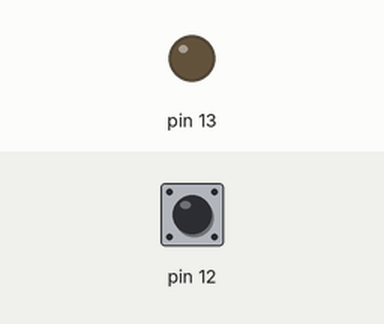
Simulated run of this sketch. Board: Arduino Uno, built with avr-gcc and run on an emulated ATmega328P. Shown: output pins drawn as LEDs (lit = HIGH). Inputs (shaded band) come from the test bench; at power-on: pin 12 HIGH.

Above: at 1.2 s.
1.3 s: pin 12 pulled LOW for 0.15 s
At 1.37 s:
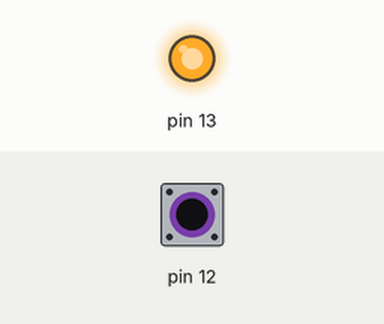
2.9 s: pin 12 pulled LOW for 3.2 s
At 7.0 s:
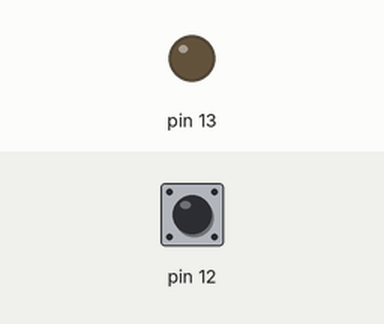
Timing chart, 0 to 8.5 s (numbered marks = the images above; inputs shaded):
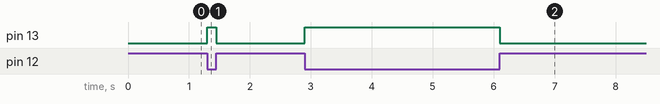

Measured:
- after the input at 1.3 s, pin 13: LOW → HIGH at once, → LOW 0.15 s later
- after the input at 2.9 s, pin 13: LOW → HIGH at once, → LOW 3.2 s later

The sketch:

LEDButton.ino
```cpp
void setup() {
  // put your setup code here, to run once:

  pinMode(13, OUTPUT);
  pinMode(12, INPUT_PULLUP);

}

void loop() {
  // put your main code here, to run repeatedly:

  digitalWrite(13, !digitalRead(12));

}
```
